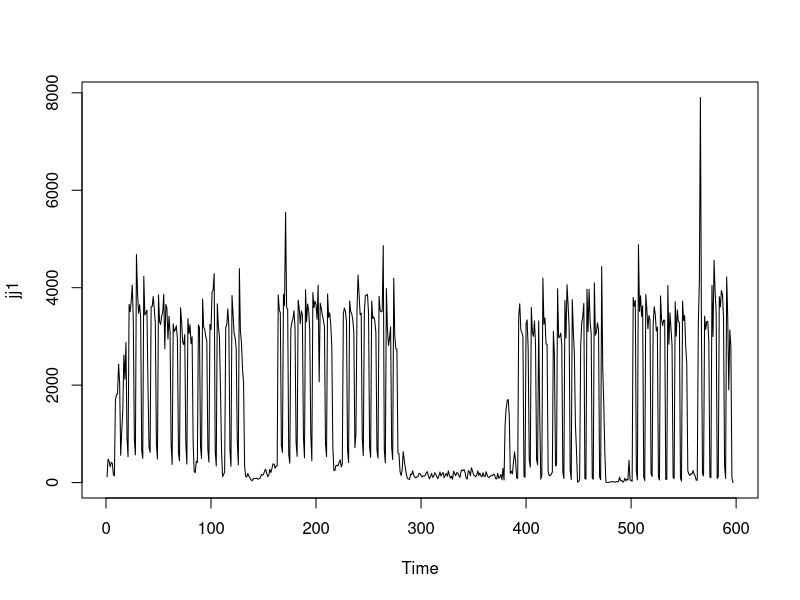
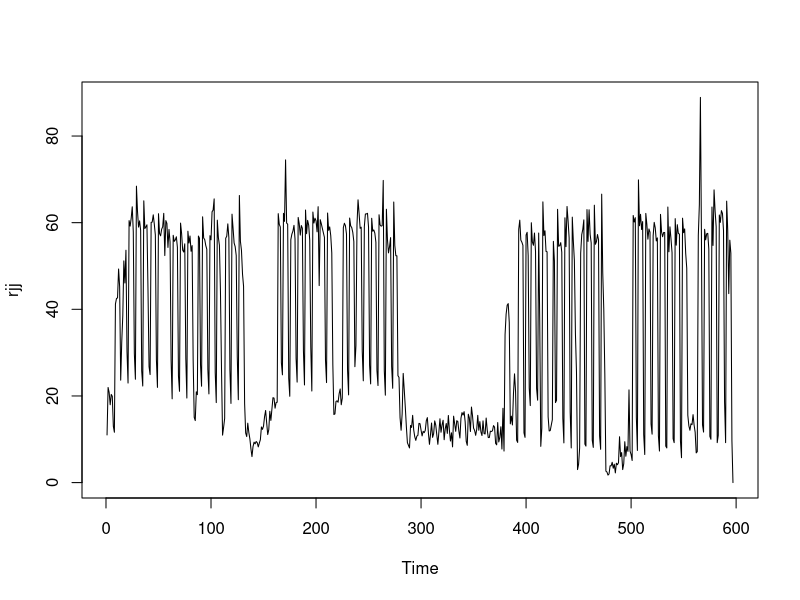
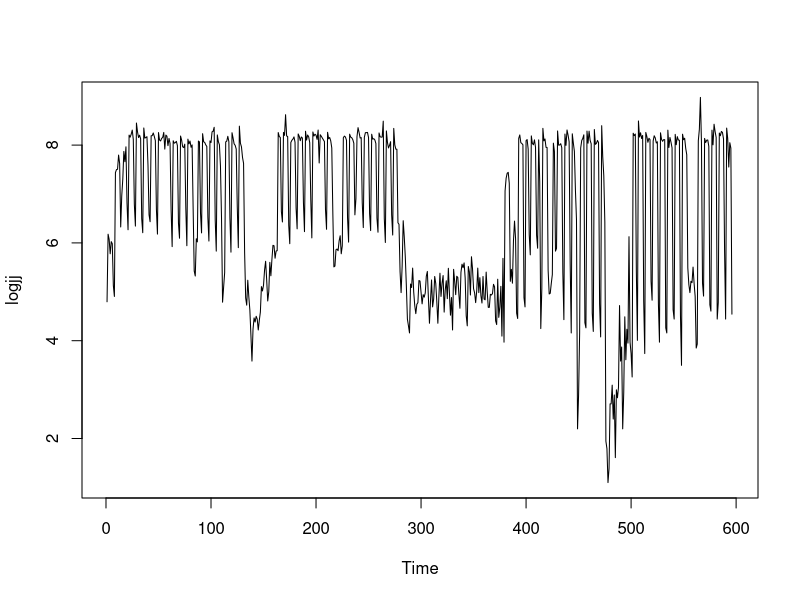
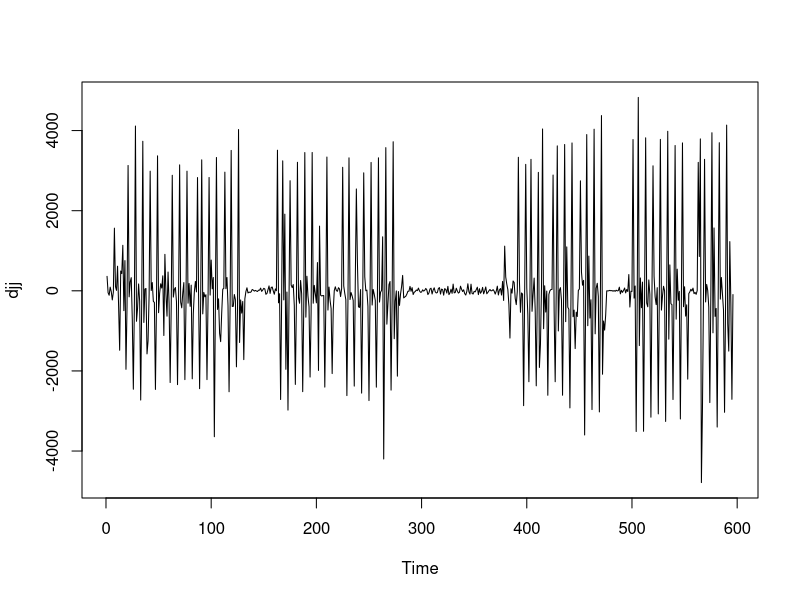
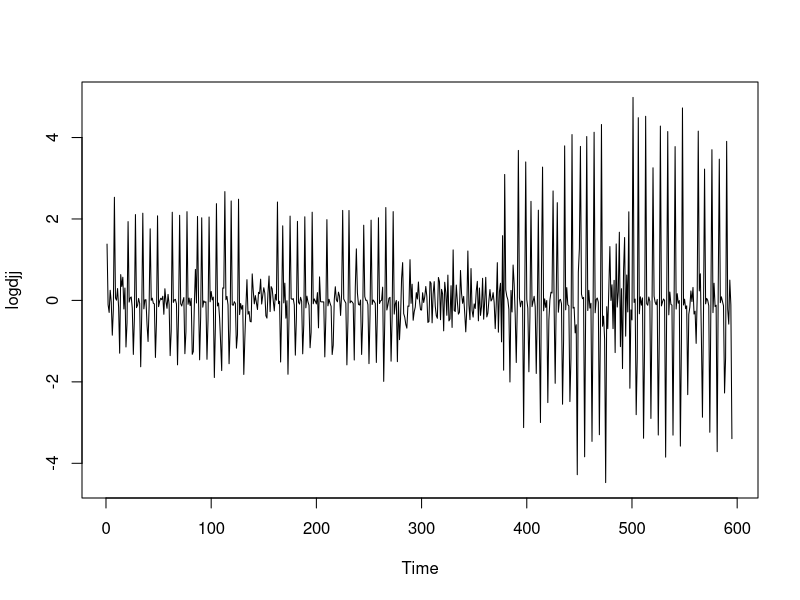
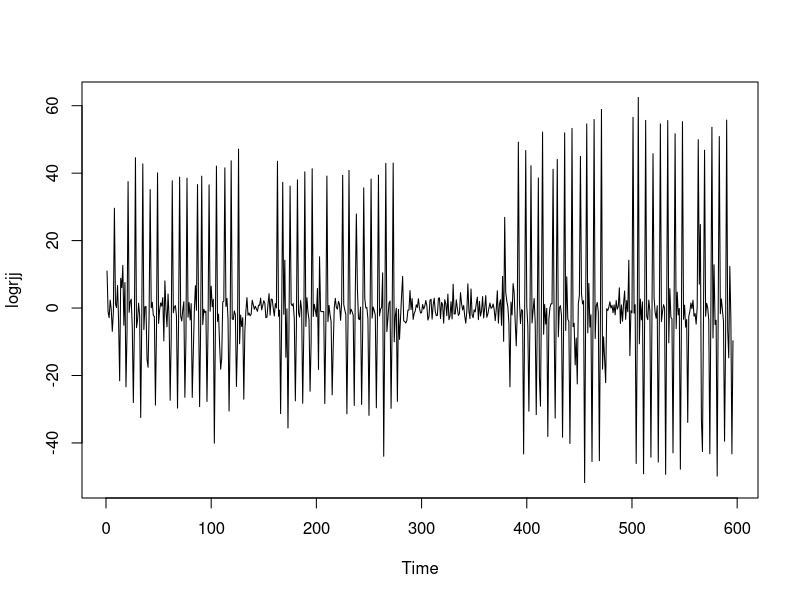
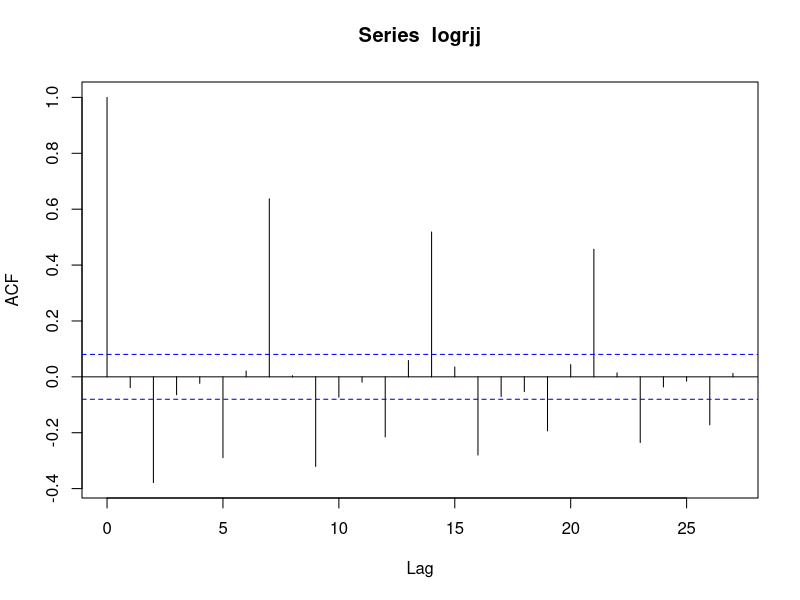
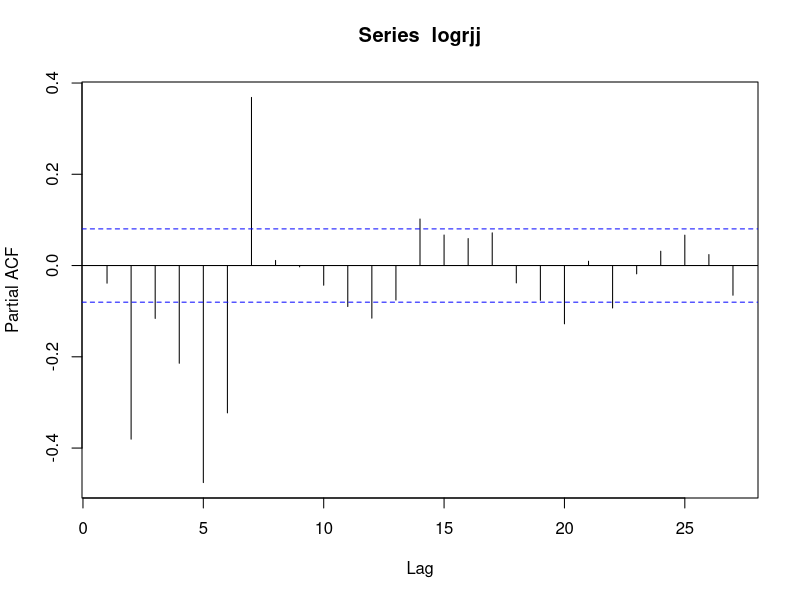

Recreate these plots in R, in order.
library(tseries)
##The data
jj=read.csv('../output/john_jay_daily.csv')
jj1=jj$count
##Exploratory Plots
ts.plot(jj1)

rjj=sqrt(jj1)
ts.plot(rjj)

logjj=log(jj1)
ts.plot(logjj)

djj=diff(jj1)
ts.plot(djj)

logdjj=diff(logjj)
ts.plot(logdjj)

logrjj=diff(rjj)
ts.plot(logrjj)

acf(logrjj)
acf(logrjj,type="partial")
spec.pgram(logrjj)
###Suggest ARIMA()
##Therefore for ARIMA model 
##From the PACF, we can suggest AR(7)
model<-arima(rjj,order=c(7,1,1))
model
#aic=4727.21
model1<-arima(rjj,order=c(7,1,2))
model1
#aic=4729.15
model2<-arima(rjj,order=c(7,1,3))
model2
#aic=4730.76
model3<-arima(rjj,order=c(7,1,4))
model3
#aic=4728.24
model4<-arima(rjj,order=c(7,1,5))
model4
#aic=4726.08
model5=arima(rjj,order=c(7,1,6))
model5
#aic=4707.33
model6=arima(rjj,order=c(7,1,7))
model6
##aic=4679.41
model7<-arima(rjj,order=c(7,1,8))
model7
#aic=4677.26
model8=arima(rjj,order=c(7,1,9))
model8
##aic=4681.32
model9<-arima(rjj,order=c(7,1,10))
model9
#aic=4678.09
model10=arima(rjj,order=c(7,1,11))
model10
##AIC=4677.69
model11=arima(rjj,order=c(7,1,12))
model11
##AIC=4679.6
model12=arima(rjj,order=c(7,1,13))
model12
##aic=4679.62


##ARIMA(7,1,11)
res=model7$residuals
ts.plot(res)
acf(res)
acf(res,type="partial")
##We can see from the plot that most of the residuals are within the bounds, so the model fits
a=predict(model7,16)
##capacity of JJ during the next 16 days.
a$pred
plot(a$pred)
